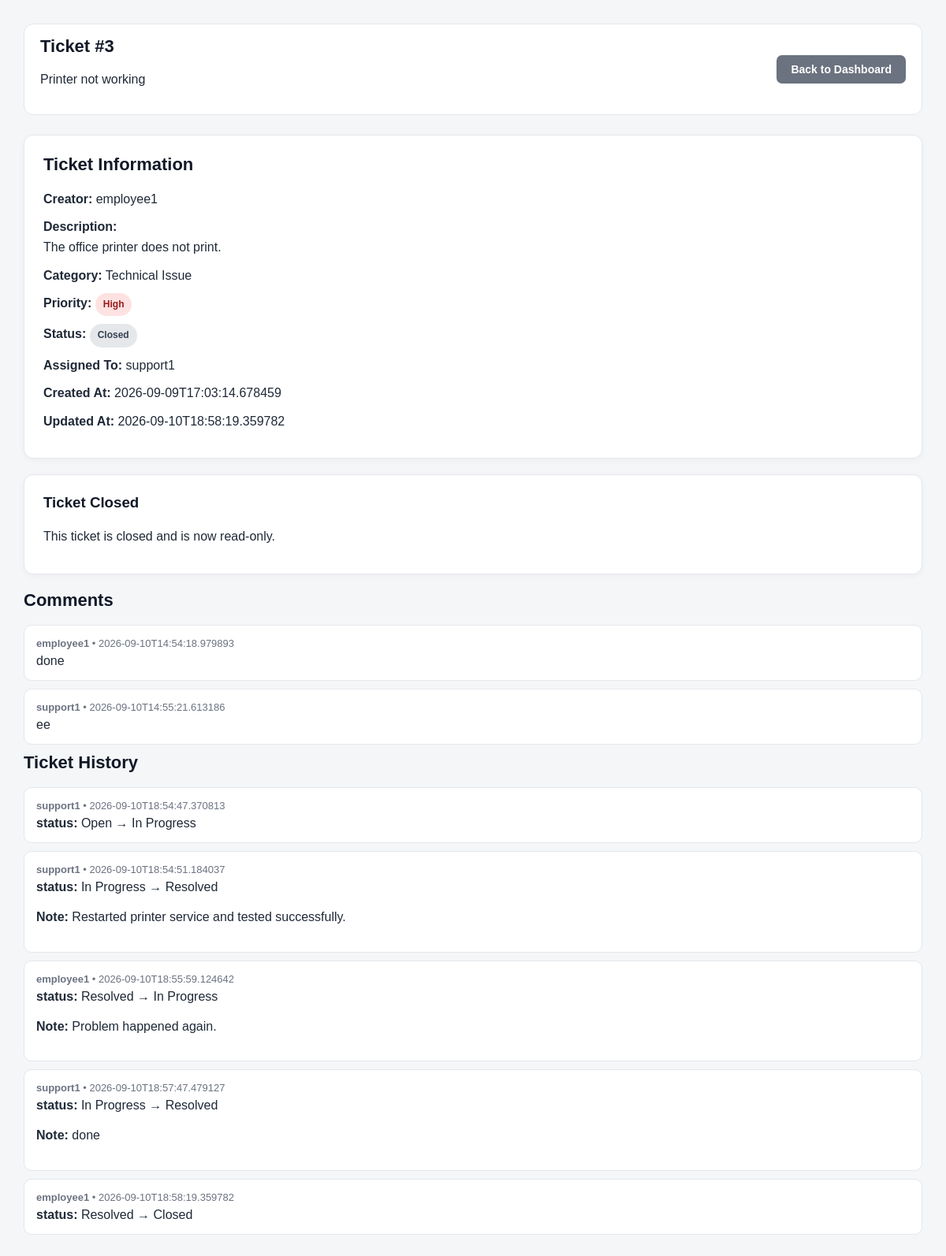
Page /tickets/3 (signed in) on the committed database.
### tables this page shows
CREATE TABLE tickets (
    id INTEGER PRIMARY KEY AUTOINCREMENT,
    title TEXT NOT NULL,
    description TEXT NOT NULL,
    category TEXT NOT NULL,
    priority TEXT NOT NULL DEFAULT 'Medium',
    status TEXT NOT NULL DEFAULT 'Open',
    creator_id INTEGER NOT NULL,
    assigned_to INTEGER,
    created_at TEXT NOT NULL,
    updated_at TEXT NOT NULL,

    FOREIGN KEY (creator_id) REFERENCES users(id),
    FOREIGN KEY (assigned_to) REFERENCES users(id)
);

CREATE TABLE users (
    id INTEGER PRIMARY KEY AUTOINCREMENT,
    username TEXT NOT NULL UNIQUE,
    password TEXT NOT NULL,
    role TEXT NOT NULL
);

CREATE TABLE comments (
    id INTEGER PRIMARY KEY AUTOINCREMENT,
    ticket_id INTEGER NOT NULL,
    user_id INTEGER NOT NULL,
    content TEXT NOT NULL,
    created_at TEXT NOT NULL,

    FOREIGN KEY (ticket_id) REFERENCES tickets(id),
    FOREIGN KEY (user_id) REFERENCES users(id)
);

CREATE TABLE ticket_history (
    id INTEGER PRIMARY KEY AUTOINCREMENT,
    ticket_id INTEGER NOT NULL,
    actor_id INTEGER NOT NULL,
    change_type TEXT NOT NULL,
    old_value TEXT,
    new_value TEXT,
    note TEXT,
    created_at TEXT NOT NULL,

    FOREIGN KEY (ticket_id) REFERENCES tickets(id),
    FOREIGN KEY (actor_id) REFERENCES users(id)
);

### ticket_routes.py (the view)
    @app.route("/tickets/<int:ticket_id>")
    def ticket_details(ticket_id):
        if "user_id" not in session:
            return redirect(url_for("login"))
        if session["role"] not in ["employee", "support"]:
            return "Unauthorized", 403
        connection = get_db_connection()
        ticket = connection.execute("""
            SELECT
                tickets.*,
                creator.username AS creator_name,
                assigned.username AS assigned_name
            FROM tickets

            JOIN users AS creator
                ON tickets.creator_id = creator.id

            LEFT JOIN users AS assigned
                ON tickets.assigned_to = assigned.id

            WHERE tickets.id = ?
        """, (ticket_id,)).fetchone()
        if ticket is None:
            connection.close()
            return "Ticket not found", 404
        if (
            session["role"] == "employee"
            and ticket["creator_id"] != session["user_id"]
        ):
            connection.close()
            return "Unauthorized", 403
        support_users = connection.execute("""
            SELECT id, username
            FROM users
            WHERE role = 'support'
            ORDER BY username
        """).fetchall()
        comments = connection.execute("""
            SELECT
                comments.*,
                users.username AS username

            FROM comments

            JOIN users
                ON comments.user_id = users.id

            WHERE comments.ticket_id = ?

            ORDER BY comments.created_at ASC
        """, (ticket_id,)).fetchall()
        history = connection.execute("""
            SELECT
                ticket_history.*,
                users.username AS actor_name

            FROM ticket_history

            JOIN users
                ON ticket_history.actor_id = users.id

            WHERE ticket_history.ticket_id = ?

            ORDER BY ticket_history.created_at ASC
        """, (ticket_id,)).fetchall()
        connection.close()
        return render_template(
            "ticket_details.html",
            ticket=ticket,
            support_users=support_users,
            comments=comments,
            history=history
        )

### database.py (called while the page is built)
def get_db_connection():
    connection = sqlite3.connect(DATABASE)
    connection.row_factory = sqlite3.Row
    connection.execute("PRAGMA foreign_keys = ON")
    return connection

### templates/ticket_details.html (shortened to what this page needs)
<!DOCTYPE html>
<html>
<head>
    <link rel="stylesheet" href="{{ url_for('static', filename='css/style.css') }}">
</head>
<body>
    <div class="top-bar">
        <div>
            <h1>Ticket #{{ ticket["id"] }}</h1>
            <p>{{ ticket["title"] }}</p>
        </div>
        <div class="top-bar-links">
            {% if session["role"] == "employee" %}
            <a href="{{ url_for('employee_dashboard') }}" class="button button-secondary">
                Back to Dashboard
            </a>
            {% elif session["role"] == "support" %}
            <a href="{{ url_for('support_dashboard') }}" class="button button-secondary">
                Back to Dashboard
            </a>
            {% endif %}
        </div>
    </div>
    <div class="ticket-card">
        <h2>Ticket Information</h2>
        <p>
            <strong>Creator:</strong>
            {{ ticket["creator_name"] }}
        </p>
        <p>
            <strong>Description:</strong><br>
            {{ ticket["description"] }}
        </p>
        <p>
            <strong>Category:</strong>
            {{ ticket["category"] }}
        </p>
        <p>
            <strong>Priority:</strong>
            {% if ticket["priority"] == "Low" %}
            <span class="priority priority-low">
                Low
            </span>
            {% elif ticket["priority"] == "Medium" %}
            <span class="priority priority-medium">
                Medium
            </span>
            {% elif ticket["priority"] == "High" %}
            <span class="priority priority-high">
                High
            </span>
            {% endif %}
        </p>
        <p>
            <strong>Status:</strong>
            {% if ticket["status"] == "Open" %}
            <span class="status status-open">
                Open
            </span>
            {% elif ticket["status"] == "In Progress" %}
            <span class="status status-in-progress">
                In Progress
            </span>
            {% elif ticket["status"] == "Resolved" %}
            <span class="status status-resolved">
                Resolved
            </span>
            {% elif ticket["status"] == "Closed" %}
            <span class="status status-closed">
                Closed
            </span>
            {% endif %}
        </p>
        <p>
            <strong>Assigned To:</strong>
            {% if ticket["assigned_name"] %}
            {{ ticket["assigned_name"] }}
            {% else %}
            <span style="color: #6b7280;">
                Unassigned
            </span>
            {% endif %}
        </p>
        <p>
            <strong>Created At:</strong>
            {{ ticket["created_at"] }}
        </p>
        <p>
            <strong>Updated At:</strong>
            {{ ticket["updated_at"] }}
        </p>
    </div>
    {% if ticket["status"] == "Closed" %}
    <div class="ticket-card">
        <h3>Ticket Closed</h3>
        <p>
            This ticket is closed and is now read-only.
        </p>
    </div>
    {% endif %}
    <h2>Comments</h2>
    {% if comments %}
    {% for comment in comments %}
    <div class="comment-item">
        <div class="comment-meta">
            <strong>{{ comment["username"] }}</strong>
            •
            {{ comment["created_at"] }}
        </div>
        <div>
            {{ comment["content"] }}
        </div>
    </div>
    {% endfor %}
    {% else %}
    <div class="ticket-card">
        <p>No comments yet.</p>
    </div>
    {% endif %}
    <h2>Ticket History</h2>
    {% if history %}
    {% for item in history %}
    <div class="history-item">
        <div class="history-meta">
            <strong>{{ item["actor_name"] }}</strong>
            •
            {{ item["created_at"] }}
        </div>
        <div>
            <strong>{{ item["change_type"] }}:</strong>
            {{ item["old_value"] }}
            →
            {{ item["new_value"] }}
        </div>
        {% if item["note"] %}
        <p>
            <strong>Note:</strong>
            {{ item["note"] }}
        </p>
        {% endif %}
    </div>
    {% endfor %}
    {% else %}
    <div class="ticket-card">
        <p>No history yet.</p>
    </div>
    {% endif %}
</body>
</html>

### static/css/style.css (style rules this page uses)
* { box-sizing: border-box; }
body { font-family: Arial, sans-serif; background-color: #f4f6f8; margin: 0; color: #1f2937; }
body { padding: 30px; }
h1, h2, h3 { margin-top: 0; color: #111827; }
h1 { font-size: 30px; }
h2 { font-size: 22px; }
p { line-height: 1.6; }
a { color: #2563eb; text-decoration: none; font-weight: 500; }
button, .button { display: inline-block; width: auto; padding: 10px 18px; border: none; border-radius: 7px; background-color: #2563eb; color: white; font-size: 14px; font-weight: 600; cursor: pointer; text-decoration: none; }
.button-secondary { background-color: #6b7280; }
.status { display: inline-block; padding: 5px 10px; border-radius: 20px; font-size: 12px; font-weight: 600; }
.status-closed { background-color: #e5e7eb; color: #374151; }
.priority { display: inline-block; padding: 5px 10px; border-radius: 20px; font-size: 12px; font-weight: 600; }
.priority-high { background-color: #fee2e2; color: #991b1b; }
.ticket-card { background: white; padding: 24px; border-radius: 12px; border: 1px solid #e5e7eb; margin-bottom: 20px; box-shadow: 0 2px 8px rgba(0, 0, 0, 0.04); }
.ticket-card p { margin: 10px 0; }
.top-bar { display: flex; justify-content: space-between; align-items: center; margin-bottom: 25px; padding: 15px 20px; background: white; border-radius: 12px; border: 1px solid #e5e7eb; }
.top-bar h1 { margin: 0; font-size: 22px; }
.top-bar-links { display: flex; gap: 15px; }
.history-item, .comment-item { background: white; padding: 15px; border-radius: 10px; border: 1px solid #e5e7eb; margin-bottom: 10px; }
.comment-meta, .history-meta { color: #6b7280; font-size: 13px; margin-bottom: 6px; }

### rows in the picture
tickets: id "3", title "Printer not working", description "The office printer does not print.", category "Technical Issue", created_at "2026-09-09T17:03:14.678459", updated_at "2026-09-10T18:58:19.359782"
users: creator_name "employee1"
users: assigned_name "support1"
comments: username "employee1", created_at "2026-09-10T14:54:18.979893", content "done"
comments: username "support1", created_at "2026-09-10T14:55:21.613186", content "ee"
ticket_history: actor_name "support1", created_at "2026-09-10T18:54:47.370813", change_type "status", old_value "Open", new_value "In Progress"
ticket_history: actor_name "support1", created_at "2026-09-10T18:54:51.184037", change_type "status", old_value "In Progress", new_value "Resolved", note "Restarted printer service and tested successfully."
ticket_history: actor_name "employee1", created_at "2026-09-10T18:55:59.124642", change_type "status", old_value "Resolved", new_value "In Progress", note "Problem happened again."
ticket_history: actor_name "support1", created_at "2026-09-10T18:57:47.479127", change_type "status", old_value "In Progress", new_value "Resolved", note "done"
ticket_history: actor_name "employee1", created_at "2026-09-10T18:58:19.359782", change_type "status", old_value "Resolved", new_value "Closed"
